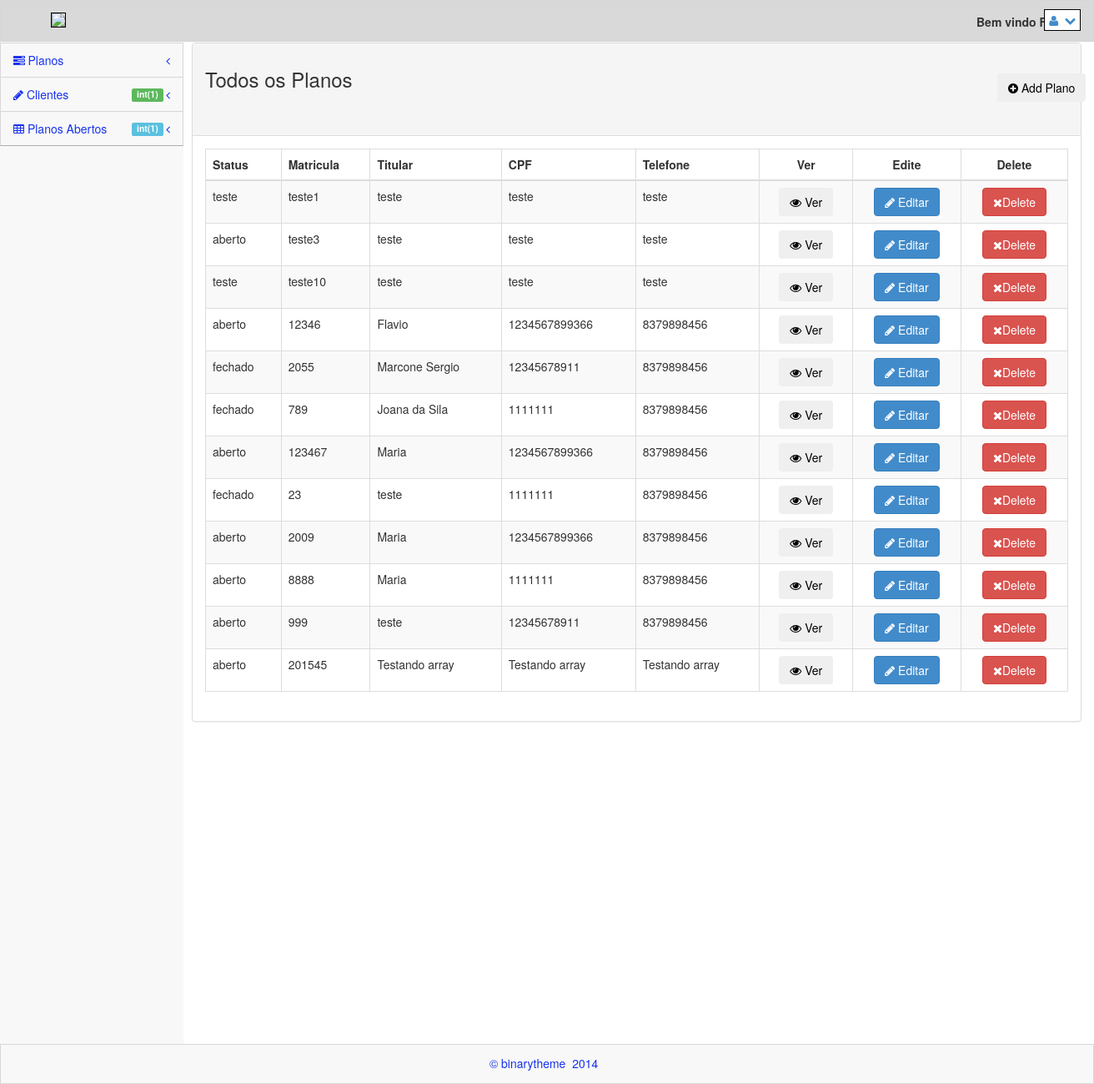
Before: /views/contratos.php (signed in) with the older database file.
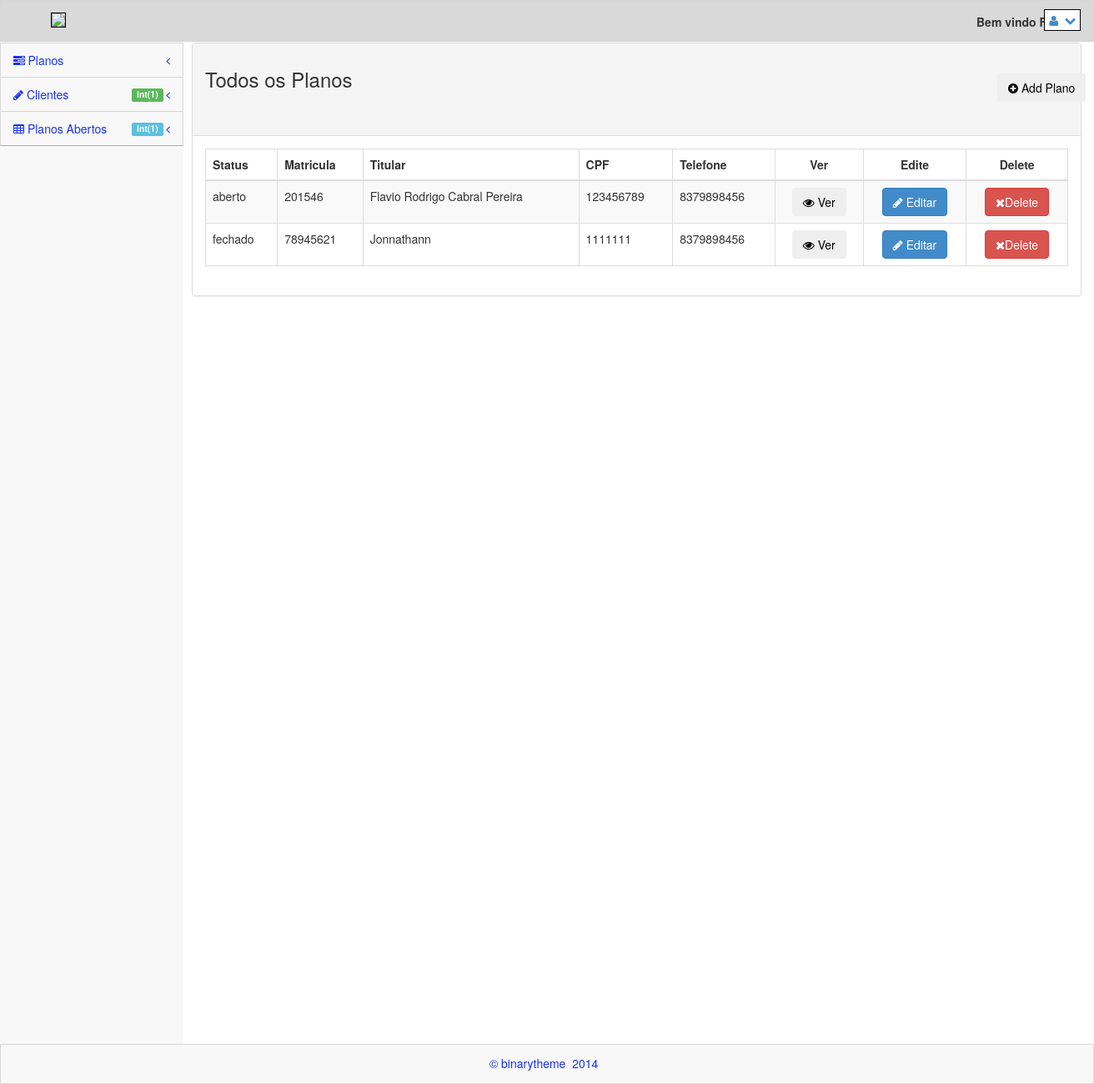
After: the same page with the newer database file.
### tables this page shows
CREATE TABLE `planos` (
  `id` int(11) NOT NULL,
  `matricula` varchar(50) NOT NULL,
  `dtabertura` varchar(20) NOT NULL,
  `ntitular` varchar(200) NOT NULL,
  `sexo` varchar(20) NOT NULL,
  `dtnasc` varchar(30) NOT NULL,
  `cpf` varchar(20) NOT NULL,
  `rg` varchar(20) NOT NULL,
  `org` varchar(10) NOT NULL,
  `profissao` varchar(30) NOT NULL,
  `mae` varchar(100) NOT NULL,
  `endereco` varchar(100) NOT NULL,
  `num` varchar(10) NOT NULL,
  `bairro` varchar(30) NOT NULL,
  `cidade` varchar(50) NOT NULL,
  `uf` varchar(5) NOT NULL,
  `cep` varchar(20) NOT NULL,
  `telefone` varchar(50) NOT NULL,
  `email` varchar(50) NOT NULL,
  `status` varchar(20) NOT NULL,
  `ndep1` varchar(200) NOT NULL,
  `data1` varchar(20) DEFAULT NULL,
  `ndep2` varchar(200) NOT NULL,
  `data2` varchar(20) NOT NULL,
  `ndep3` varchar(200) NOT NULL,
  `data3` varchar(20) NOT NULL,
  `ndep4` varchar(200) NOT NULL,
  `data4` varchar(20) NOT NULL,
  `ndep5` varchar(200) NOT NULL,
  `data5` varchar(20) NOT NULL,
  `ndep6` varchar(200) NOT NULL,
  `data6` varchar(20) NOT NULL,
  `ndep7` varchar(200) NOT NULL,
  `data7` varchar(20) NOT NULL,
  `ndep8` varchar(200) NOT NULL,
  `data8` varchar(20) NOT NULL,
  `ndep9` varchar(200) NOT NULL,
  `data9` varchar(20) NOT NULL,
  `ndep10` varchar(200) NOT NULL,
  `data10` varchar(20) NOT NULL
);

### model/Contrato.class.php (called while the page is built, shortened)
<?php
    require_once 'Conexao.class.php';
    require_once 'Cliente.class.php';
class Contrato{
    private $con;
    function __construct() {
        $conexao = new Conexao();
        $this->con = $conexao->getConexao();
    }
    function listaContratos(){
        $contratos = $this->con->query("SELECT * FROM planos");
        if ($contratos->rowCount() > 0) {
            return $contratos->fetchALL(PDO::FETCH_ASSOC);
        }
    }
    function totalAbertos(){
        $total = $this->con->exec("SELECT COUNT(*) FROM planos WHERE status = 'aberto'");
        return $total;
    }
}
?>

### model/Conexao.class.php (called while the page is built)
<?php
class Conexao {
    public static $instance;
    public static function getConexao() {
        if (!isset(self::$instance)) {
            self::$instance = new PDO('mysql:host=localhost;dbname=apcef', 'root', '');
        }
        return self::$instance;
}
}

### controller/Controller.class.php (called while the page is built, shortened)
<?php
class Controller {
    function listaContratos() {
        $chm = new Contrato();
        $lista = $chm->listaContratos();
        return $lista;
    }
    function totalContratos(){
        $chm = new Contrato();
        $total = $chm->total();
        return $total;
    }
    function totalContAbertos(){
        $chm = new Contrato();
        $total = $chm->totalAbertos();
        return $total;
    }
    function totalClientes(){
        $chm = new Cliente();
        $total = $chm->total();
        return $total;
       }
}

### model/Cliente.class.php (called while the page is built, shortened)
<?php
   require_once 'Conexao.class.php';
class Cliente {
    private $con;
    function __construct() {
        $conexao = new Conexao();
        $this->con = $conexao->getConexao();
    }
    function total(){
        $result = $this->con->exec("SELECT COUNT(*) FROM clientes");
        return $result;
    }
}
?>

### views/contratos.php (the view, shortened to what this page needs)
<?php
    include_once '../controller/Controller.class.php';
    include_once '../model/Contrato.class.php';
    $c = new Controller();
    $c->logouf();
    $lista = $c->listaContratos();
?>
<!DOCTYPE html>
 <html lang="pt-br">
<head>
    <link rel="stylesheet" href="../plugins/bootstrap/css/bootstrap.css" />
    <link rel="stylesheet" href="../css/main.css" />
    <link rel="stylesheet" href="../css/theme.css" />
    <link rel="stylesheet" href="../css/MoneAdmin.css" />
    <link rel="stylesheet" href="../plugins/Font-Awesome/css/font-awesome.css" />
    <link href="../plugins/dataTables/dataTables.bootstrap.css" rel="stylesheet" />
</head>
<body class="padTop53 " >
    <div id="wrap">
        <?php
            include 'menu.php';
        ?>
        <div id="content">
            <div class="inner">
             <div class="row">
                <div class="col-lg-12">
                    <div class="panel panel-default">
                        <div class="panel-heading">
                          <h3>Todos os Planos</h3>
                                <button class="btn" style="position: relative; left: 950px; top: -30px;" onClick="javascript:window.location.href='formulario.php'"><i class="icon-plus-sign icon-white"></i> Add Plano</button>
                        </div>
                        <div class="panel-body">
                            <div class="table-responsive">
                                <table class="table table-striped table-bordered table-hover" id="dataTables-example">
                                    <thead>
                                        <tr>
                                            <th>Status</th>
                                            <th>Matricula</th>
                                            <th>Titular</th>
                                            <th>CPF</th>
                                            <th>Telefone</th>
                                            <th style="text-align: center;">Ver</th>
                                            <th style="text-align: center;">Edite</th>
                                            <th style="text-align: center;">Delete</th>
                                        </tr>
                                    </thead>
                                    <tbody>
                                        <?php if ($lista): ?>
                                        <?php foreach ($lista as $contratos):  ?>
                                        <tr class="odd gradeX">
                                            <td class="center"><?php echo $contratos['status'] ?></td>
                                            <td class="center"><?php echo $contratos['matricula'] ?></td>
                                            <td class="center"><?php echo $contratos['ntitular'] ?></td>
                                            <td class="center"><?php echo $contratos['cpf'] ?></td>
                                            <td class="center"><?php echo $contratos['telefone'] ?></td>
                                            <td style="text-align: center;">
                                                <button class="btn" data-toggle="modal" data-target="#formModal"><i class="icon-eye-open"></i> Ver </button>
                                            </td>
                                            <td style="text-align: center;">
                                                <button class="btn btn-primary" onClick="javascript:window.location.href='editarcontrato.php?cod=<?php echo $contratos['matricula']; ?>'"><i class="icon-pencil icon-white"></i> Editar</button>
                                            </td>
                                            <td style="text-align: center;">
                                                <form>
                                                    <button onclick="return confirm('Tem certeza que deseja excluir este contrato?')" class="btn btn-danger" name="delete"><i class="icon-remove icon-white"></i>Delete</button>
                                                </form>
                                            </td>
                                        </tr>
                                    <?php endforeach; ?>
                                    <?php endif; ?>
                                    </tbody>
                                </table>
                            </div>
                        </div>
                    </div>
                </div>
            </div>
            </div>
        </div>
        <div class="row">
            <div class="col-lg-12">
            </div>
        </div>
    </div>
    <div id="footer">
        <p>&copy;  binarytheme &nbsp;2014 &nbsp;</p>
    </div>
</body>
</html>

### views/menu.php (shortened to what this page needs)
<?php
        include_once '../controller/Controller.class.php';
        include_once '../model/Cliente.class.php';
        include_once '../model/Contrato.class.php';
        $chm = new Controller();
        $totalContratosAbertos = $chm->totalContAbertos();
        $totalClientes = $chm->totalClientes();
?>
<div id="top">
    <nav class="navbar navbar-inverse navbar-fixed-top " style="padding-top: 10px; background-color: #D9D9D9">
                <header class="navbar-header">
                    <a href="../views/contratos.php" class="navbar-brand">
                    <img src="../img/APCEF.jpg" style="height: 30px;border: solid 1px black"/></a>
                </header>
                <ul class="nav navbar-top-links navbar-right">
                    <div>
                        <p style="position: absolute; left: 1170px; top: 15px; font-weight: bold">Bem vindo <?php echo $_SESSION['nome']; ?></p>
        </div>
<li class="dropdown">
    <a class="dropdown-toggle" data-toggle="dropdown" style="border: solid 1px black">
        <i class="icon-user"></i>&nbsp; <i class="icon-chevron-down "></i>
    </a>
</li>
</ul>
</nav>
</div>
<div id="left" style="position: fixed;">
    <ul id="menu" class="collapse">
        <li class="panel ">
            <a href="../views/contratos.php" data-parent="#menu" data-toggle="collapse" class="accordion-toggle" data-target="#component-nav">
                <i class="icon-tasks"> </i> Planos
                        <span class="pull-right">
                          <i class="icon-angle-left"></i>
                        </span>
            </a>
        </li>
        <li class="panel ">
            <a href="../views/clientes.php" data-parent="#menu" data-toggle="collapse" class="accordion-toggle collapsed" data-target="#form-nav">
                <i class="icon-pencil"></i> Clientes
                        <span class="pull-right">
                            <i class="icon-angle-left"></i>
                        </span>
                &nbsp; <span class="label label-success"><?php echo var_dump($totalClientes); ?></span>&nbsp;
            </a>
        </li>
        <li class="panel">
            <a href="../views/abertos.php" data-parent="#menu" data-toggle="collapse" class="accordion-toggle" data-target="#pagesr-nav">
                <i class="icon-table"></i> Planos Abertos
                        <span class="pull-right">
                            <i class="icon-angle-left"></i>
                        </span>
                &nbsp; <span class="label label-info"><?php echo var_dump($totalContratosAbertos); ?></span>&nbsp;
            </a>
        </li>
       </ul>
</div>

### css/main.css (style rules this page uses)
#wrap { margin: 0 auto; }
#footer { height: 48px; background-color: #222222; }
@media (min-width: 768px) { html, body { height: 100%; } }
@media (min-width: 768px) { #wrap { height: auto !important; height: 100%; min-height: 100%; padding: 0 0 48px; margin-bottom: -48px; } }
body.padTop53 { padding-top: 75px; overflow: visible; }
@media (min-width: 802px) { body.padTop53 { padding-top: 51px; } }
#wrap:before, #top:before, .head:before, #footer:before, #wrap:after, #top:after, .head:after, #footer:after { display: table; content: " "; }
#wrap:after, #top:after, .head:after, #footer:after { clear: both; }
#wrap { background-color: #f8f8f8; }
@media (min-width: 768px) { #left { position: relative; float: left; width: 100px; } }
@media (min-width: 768px) { #content { margin-left: 100px; } }
@media (min-width: 768px) { #left { margin-bottom: -10px; } }
@media (min-width: 992px) { #left { width: 220px; } }
@media (min-width: 992px) { #content { margin-left: 220px; } }
#top .navbar { margin-bottom: 0; border:1px solid rgb(216, 215, 215); background-color:#f8f8f8; }
#top .navbar-brand { padding: 0; }
#menu { position: relative; overflow: hidden; border-right:1px solid rgb(216, 215, 215); border-left:1px solid rgb(216, 215, 215); background-color:#f8f8f8; border-bottom: 1px solid rgba(0, 0, 0, 0.3); -webkit-box-shadow: 0 1px 0 rgba(255, 255, 255, 0.05); box-shadow: 0 1px 0 rgba(255, 255, 255, 0.05); }
#menu, #menu ul { padding: 0; margin: 0; list-style: none; }
@media (min-width: 768px) { #menu.collapse { display: inherit !important; } }
#menu > li { position: relative; display: block; margin: 0; border-width: 0; border-radius: 0; }
#menu > li > a { position: relative; display: block; padding: 10px 15px; color: #1933EC; border-top:1px solid rgb(216, 215, 215); }
#menu > li > a .label { float: right; }
#menu > li.panel { background-color: transparent; }
#menu li > a { text-decoration: none; }
@media (min-width: 768px) { .mini-sidebar #menu > li > a, #menu > li > a { text-align: center; } }
@media (min-width: 768px) { .mini-sidebar #menu > li > a > i, #menu > li > a > i { display: block; font-size: 20px; } }
@media (min-width: 768px) { .mini-sidebar #menu > li > a .label, #menu > li > a .label { position: absolute; top: 3px; right: 3px; } }
@media (min-width: 768px) { #menu:after, .mini-sidebar #menu:after { position: absolute; top: 0; right: 0; bottom: 0; left: 0; display: block; width: 0; -webkit-box-shadow: 97px 1px 5px 2px rgba(0, 0, 0, 0.6); box-shadow: 97px 1px 5px 2px rgba(0, 0, 0, 0.6); } }
@media (min-width: 992px) { #menu > li > a { text-align: left; } }
@media (min-width: 992px) { #menu > li > a > i { display: inline; font-size: 14px; } }
@media (min-width: 992px) { #menu > li > a > .label { position: relative; } }
@media (min-width: 992px) { #menu:after { -webkit-box-shadow: 217px 1px 5px 2px rgba(0, 0, 0, 0.6); box-shadow: 217px 1px 5px 2px rgba(0, 0, 0, 0.6); } }
#content { -webkit-transition: margin 0.4s; transition: margin 0.4s; }
.inner { position: relative; min-height: 1px; padding-right: 15px; padding-left: 10px; background: #fff; border: 0px solid #e4e4e4; min-height:1200px; }
@media (min-width: 768px) { .inner { float: left; width: 100%; } }
.inner .row { margin-right: -15px; margin-left: -15px; }
#footer { margin: 0 auto; color: #1933EC; background-color:#f8f8f8; border:1px solid rgb(216, 215, 215); }
#footer p { padding: 12px 0 0; text-align: center; }

### css/MoneAdmin.css (style rules this page uses)
body { background-color: #f8f8f8; }
.navbar-top-links li { display: inline-block; }
.navbar-top-links li:last-child { margin-right: 15px; }
.navbar-top-links li a { padding: 15px; padding:2px 5px 2px 5px; background-color:white; }

Changed rows visible on the page:
removed planos: status "teste", matricula "teste1", ntitular "teste", cpf "teste", telefone "teste"
removed planos: status "aberto", matricula "teste3", ntitular "teste", cpf "teste", telefone "teste"
removed planos: status "teste", matricula "teste10", ntitular "teste", cpf "teste", telefone "teste"
removed planos: status "aberto", matricula "12346", ntitular "Flavio", cpf "1234567899366", telefone "8379898456"
removed planos: status "fechado", matricula "2055", ntitular "Marcone Sergio", cpf "12345678911", telefone "8379898456"
removed planos: status "fechado", matricula "789", ntitular "Joana da Sila", cpf "1111111", telefone "8379898456"
removed planos: status "aberto", matricula "123467", ntitular "Maria", cpf "1234567899366", telefone "8379898456"
removed planos: status "fechado", matricula "23", ntitular "teste", cpf "1111111", telefone "8379898456"
removed planos: status "aberto", matricula "2009", ntitular "Maria", cpf "1234567899366", telefone "8379898456"
removed planos: status "aberto", matricula "8888", ntitular "Maria", cpf "1111111", telefone "8379898456"
removed planos: status "aberto", matricula "999", ntitular "teste", cpf "12345678911", telefone "8379898456"
removed planos: status "aberto", matricula "201545", ntitular "Testando array", cpf "Testando array", telefone "Testando array"
added planos: status "aberto", matricula "201546", ntitular "Flavio Rodrigo Cabral Pereira", cpf "123456789", telefone "8379898456"
added planos: status "fechado", matricula "78945621", ntitular "Jonnathann", cpf "1111111", telefone "8379898456"
